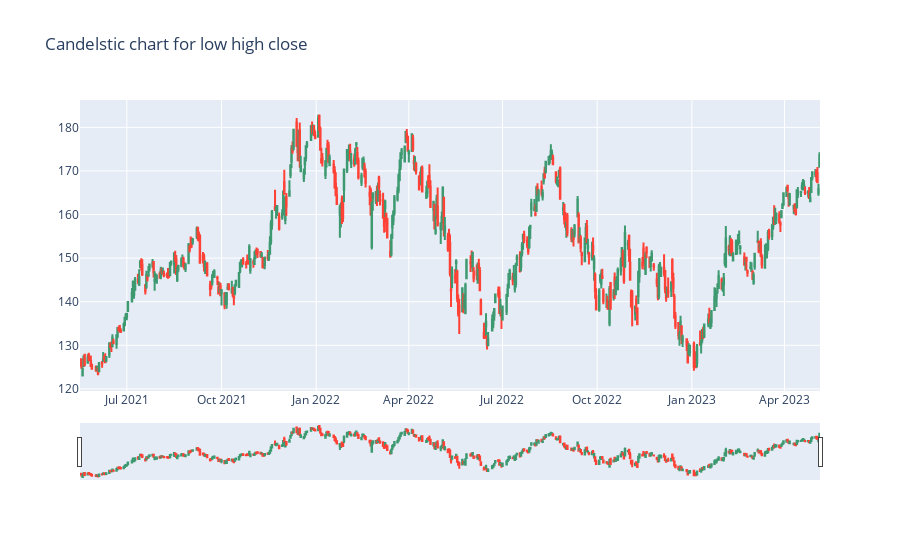

The notebook cell this image was saved under:
### Markdown cell above
#Candlestick Chart

### Code cell
fig = go.Figure(data=[go.Candlestick(x=data.index, #in candlestick the C should be capital
                                     open = data['Open'],
                                    high = data['High'],
                                    low = data['Low'],
                                    close = data['Close'])])
fig.update_layout(title = 'Candelstic chart for low high close')
fig.show()

# fig = go.Figure(data=[go.Candlestick(x=data.index,
#                                      open = data['Open'],
#                                     high = data['High'],
#                                     low = data['Low'],
#                                     close = data['Close'])])
# fig.update_layout(title = 'Candelstic chart for low high close')#, xaxis_rangeslider_visible=False)

# fig.show()

### Figure 1 — Plotly figure (JSON) as saved in the notebook; plotly's stock layout.template omitted (floating-point values rounded to 4 significant figures; data arrays with more than 128 entries replaced by an {"elided": "..."} marker saying what was removed)
{"data": [{"close": {"elided": "497 float values"}, "high": {"elided": "497 float values"}, "low": {"elided": "497 float values"}, "open": {"elided": "497 float values"}, "type": "candlestick", "x": {"elided": "497 str values"}}], "layout": {"title": {"text": "Candelstic chart for low high close"}}}
